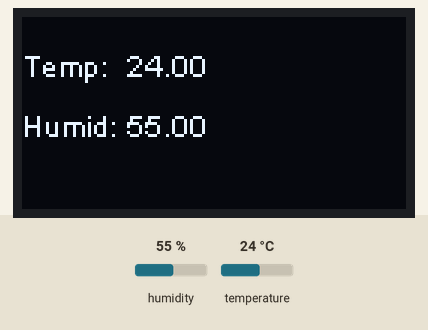
Bench run of a sketch on a simulated ESP8266 (NodeMCU). Shown: 128×64 one-colour display. The inputs (shaded band) are chosen by the test bench; at power-on: humidity 55 %, temperature 24 °C. WiFi joins after 1.5 s; servers stay silent unless stated; no MQTT or app messages arrive unless stated.

Above: at 1.8 s.

The sketch:

aht20_OLED_MQTT.ino
```cpp
#include <ESP8266WiFi.h>
#include <PubSubClient.h>
#define wifi_ssid "id"
#define wifi_password "password"
#define mqtt_server "mqtt server address"
#define mqtt_port 1883

WiFiClient espClient;
PubSubClient client;


#include <SPI.h>
#include <Wire.h>
#include <Adafruit_GFX.h>
#include <Adafruit_SH110X.h>
#include <Adafruit_AHTX0.h>
Adafruit_AHTX0 aht;
#include <SSD1306.h>
#define SCREEN_ADDRESS 0x3C
SSD1306 display(SCREEN_ADDRESS, 0, 2);


void printToOLED(float temp, float humid);
void setupAHT();
void setupOLED();

void reconnect();

void setup() {
  setup_wifi();
  client.setClient(espClient);
  client.setServer(mqtt_server, mqtt_port);
  reconnect(); //MQTT connection
  client.publish("device/Warning", "ESP01 Connected",true);

  setupAHT();
  setupOLED();


}


void setup_wifi() {
  WiFi.begin(wifi_ssid, wifi_password);
  while (WiFi.status() != WL_CONNECTED) {
    delay(500);
  }
}

void reconnect() {
  // Loop until we're reconnected
  while (!client.connected()) {
    // Attempt to connect
    if (client.connect("ESP8266Client")) {
      delay(100);
    } else {
      // Wait 5 seconds before retrying
      delay(5000);
    }
  }
}


void loop() {
  if (!client.connected()) {
    reconnect();
  }
  client.loop();
  sensors_event_t humidity, temp;
  aht.getEvent(&humidity, &temp);

  printToOLED(temp.temperature,humidity.relative_humidity);
  client.publish("device/Temp", String(temp.temperature).c_str(), true); //sending temperature value to mqtt protocol
  client.publish("device/Humid", String(humidity.relative_humidity).c_str(), true); //sending humidity value to mqtt protocol
  delay(60000); //wait 60 second
}


void setupAHT(){
  aht.begin();
}

void setupOLED(){
  Wire.pins(0, 2);  // Start the OLED with GPIO 0 and 2 on ESP-01 first one is CSL second is SDA
  Wire.begin(0, 2);
  display.init();
  display.flipScreenVertically();
  display.clear();
  display.drawString(0, 10, "Waiting Data...");
  display.display();
}

void printToOLED(float temp, float humid){
  display.clear();
  display.drawString(0, 10, "Temp:  "+String(temp));
  display.drawString(0, 30, "Humid: "+String(humid));
  display.display();
}
```
